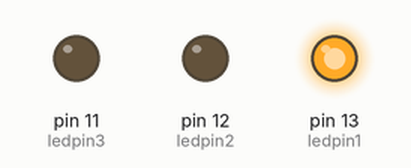
The sketch below on a simulated Arduino Uno, built with avr-gcc and run on an emulated ATmega328P. Parts: output pins drawn as LEDs (lit = HIGH).

Above: at 1.5 s.
At 4.5 s:
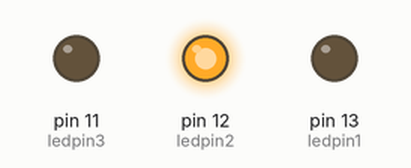
At 7.5 s:
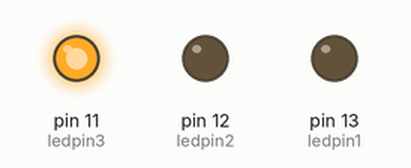
Timing chart, 0 to 11.7 s (numbered marks = the images above):
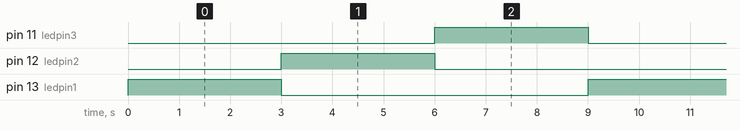

The sketch:

epic_kup2.ino
```cpp
// C++ code
//
int ledpin1=13;
int ledpin2=12;
int ledpin3=11;
void setup()
{
  pinMode(ledpin1, OUTPUT);
  pinMode(ledpin2, OUTPUT);
  pinMode(ledpin3, OUTPUT);
}

void loop()
{
  digitalWrite(ledpin1, HIGH);
  delay(3000); // Wait for 1000 millisecond(s)
  digitalWrite(ledpin1, LOW);
  digitalWrite(ledpin2, HIGH);
  delay(3000); // Wait for 1000 millisecond(s)
  digitalWrite(ledpin2, LOW);
  digitalWrite(ledpin3, HIGH);
  delay(3000);
  digitalWrite(ledpin3, LOW);
}
```

Measured:
- by itself, pin 11 (ledpin3), pin 12 (ledpin2), pin 13 (ledpin1): alternates HIGH for 3.0 s and LOW for 6.0 s
- by itself, everything shown: repeats every 9.0 s, in 4 steps
